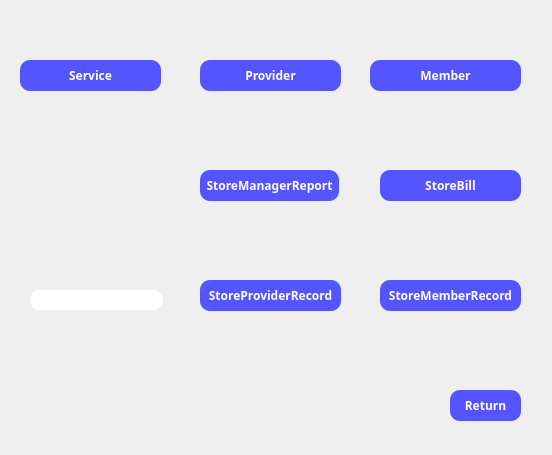
<?xml version="1.0" encoding="UTF-8"?>
<ui version="4.0">
 <class>AdminForm</class>
 <widget class="QWidget" name="AdminForm">
  <property name="geometry">
   <rect>
    <x>0</x>
    <y>0</y>
    <width>552</width>
    <height>455</height>
   </rect>
  </property>
  <property name="windowTitle">
   <string>Admin</string>
  </property>
  <widget class="QFrame" name="frame">
   <property name="geometry">
    <rect>
     <x>-20</x>
     <y>-10</y>
     <width>591</width>
     <height>471</height>
    </rect>
   </property>
   <property name="styleSheet">
    <string notr="true">QFrame{
 border-image:url(:/新前缀/timg (6).jpg);
}
	
</string>
   </property>
   <property name="frameShape">
    <enum>QFrame::StyledPanel</enum>
   </property>
   <property name="frameShadow">
    <enum>QFrame::Raised</enum>
   </property>
   <widget class="QPushButton" name="toSUI">
    <property name="enabled">
     <bool>true</bool>
    </property>
    <property name="geometry">
     <rect>
      <x>40</x>
      <y>70</y>
      <width>141</width>
      <height>31</height>
     </rect>
    </property>
    <property name="font">
     <font>
      <family>微软雅黑</family>
      <pointsize>9</pointsize>
      <weight>75</weight>
      <bold>true</bold>
     </font>
    </property>
    <property name="styleSheet">
     <string notr="true">border:2px rgb(85, 85, 255);border-radius:10px;padding:2px 4px;background-color:rgb(85, 85, 255);color: rgb(255, 255, 255);</string>
    </property>
    <property name="text">
     <string>Service</string>
    </property>
   </widget>
   <widget class="QPushButton" name="toPUI">
    <property name="geometry">
     <rect>
      <x>220</x>
      <y>70</y>
      <width>141</width>
      <height>31</height>
     </rect>
    </property>
    <property name="font">
     <font>
      <family>微软雅黑</family>
      <weight>75</weight>
      <bold>true</bold>
     </font>
    </property>
    <property name="styleSheet">
     <string notr="true">border:2px rgb(85, 85, 255);border-radius:10px;padding:2px 4px;background-color:rgb(85, 85, 255);color: rgb(255, 255, 255);</string>
    </property>
    <property name="text">
     <string>Provider</string>
    </property>
   </widget>
   <widget class="QPushButton" name="toMUI">
    <property name="geometry">
     <rect>
      <x>390</x>
      <y>70</y>
      <width>151</width>
      <height>31</height>
     </rect>
    </property>
    <property name="font">
     <font>
      <family>微软雅黑</family>
      <weight>75</weight>
      <bold>true</bold>
     </font>
    </property>
    <property name="styleSheet">
     <string notr="true">border:2px rgb(85, 85, 255);border-radius:10px;padding:2px 4px;background-color:rgb(85, 85, 255);color: rgb(255, 255, 255);</string>
    </property>
    <property name="text">
     <string>Member</string>
    </property>
   </widget>
   <widget class="QPushButton" name="storeManR">
    <property name="geometry">
     <rect>
      <x>220</x>
      <y>180</y>
      <width>139</width>
      <height>31</height>
     </rect>
    </property>
    <property name="font">
     <font>
      <family>微软雅黑</family>
      <weight>75</weight>
      <bold>true</bold>
     </font>
    </property>
    <property name="styleSheet">
     <string notr="true">border:2px rgb(85, 85, 255);border-radius:10px;padding:2px 4px;background-color:rgb(85, 85, 255);color: rgb(255, 255, 255);</string>
    </property>
    <property name="text">
     <string>StoreManagerReport</string>
    </property>
   </widget>
   <widget class="QPushButton" name="storeB">
    <property name="geometry">
     <rect>
      <x>400</x>
      <y>180</y>
      <width>141</width>
      <height>31</height>
     </rect>
    </property>
    <property name="font">
     <font>
      <family>微软雅黑</family>
      <weight>75</weight>
      <bold>true</bold>
     </font>
    </property>
    <property name="styleSheet">
     <string notr="true">border:2px rgb(85, 85, 255);border-radius:10px;padding:2px 4px;background-color:rgb(85, 85, 255);color: rgb(255, 255, 255);</string>
    </property>
    <property name="text">
     <string>StoreBill</string>
    </property>
   </widget>
   <widget class="QPushButton" name="storePR">
    <property name="geometry">
     <rect>
      <x>220</x>
      <y>290</y>
      <width>141</width>
      <height>31</height>
     </rect>
    </property>
    <property name="font">
     <font>
      <family>微软雅黑</family>
      <weight>75</weight>
      <bold>true</bold>
     </font>
    </property>
    <property name="styleSheet">
     <string notr="true">border:2px rgb(85, 85, 255);border-radius:10px;padding:2px 4px;background-color:rgb(85, 85, 255);color: rgb(255, 255, 255);</string>
    </property>
    <property name="text">
     <string>StoreProviderRecord</string>
    </property>
   </widget>
   <widget class="QPushButton" name="storeMemR">
    <property name="geometry">
     <rect>
      <x>400</x>
      <y>290</y>
      <width>141</width>
      <height>31</height>
     </rect>
    </property>
    <property name="font">
     <font>
      <family>微软雅黑</family>
      <weight>75</weight>
      <bold>true</bold>
     </font>
    </property>
    <property name="styleSheet">
     <string notr="true">border:2px rgb(85, 85, 255);border-radius:10px;padding:2px 4px;background-color:rgb(85, 85, 255);color: rgb(255, 255, 255);</string>
    </property>
    <property name="text">
     <string>StoreMemberRecord</string>
    </property>
   </widget>
   <widget class="QLineEdit" name="lineEdit">
    <property name="geometry">
     <rect>
      <x>50</x>
      <y>300</y>
      <width>133</width>
      <height>20</height>
     </rect>
    </property>
    <property name="styleSheet">
     <string notr="true">border:2px rgb(85, 85, 255);border-radius:10px;padding:2px 4px;background-color:rgb(255, 255, 255);</string>
    </property>
    <property name="text">
     <string/>
    </property>
   </widget>
   <widget class="QPushButton" name="toMainUI">
    <property name="geometry">
     <rect>
      <x>470</x>
      <y>400</y>
      <width>71</width>
      <height>31</height>
     </rect>
    </property>
    <property name="font">
     <font>
      <family>微软雅黑</family>
      <weight>75</weight>
      <bold>true</bold>
     </font>
    </property>
    <property name="styleSheet">
     <string notr="true">border:2px rgb(85, 85, 255);border-radius:10px;padding:2px 4px;background-color:rgb(85, 85, 255);color: rgb(255, 255, 255);</string>
    </property>
    <property name="text">
     <string>Return</string>
    </property>
   </widget>
  </widget>
 </widget>
 <resources>
  <include location="../../../Documents/image.qrc"/>
 </resources>
 <connections/>
</ui>
